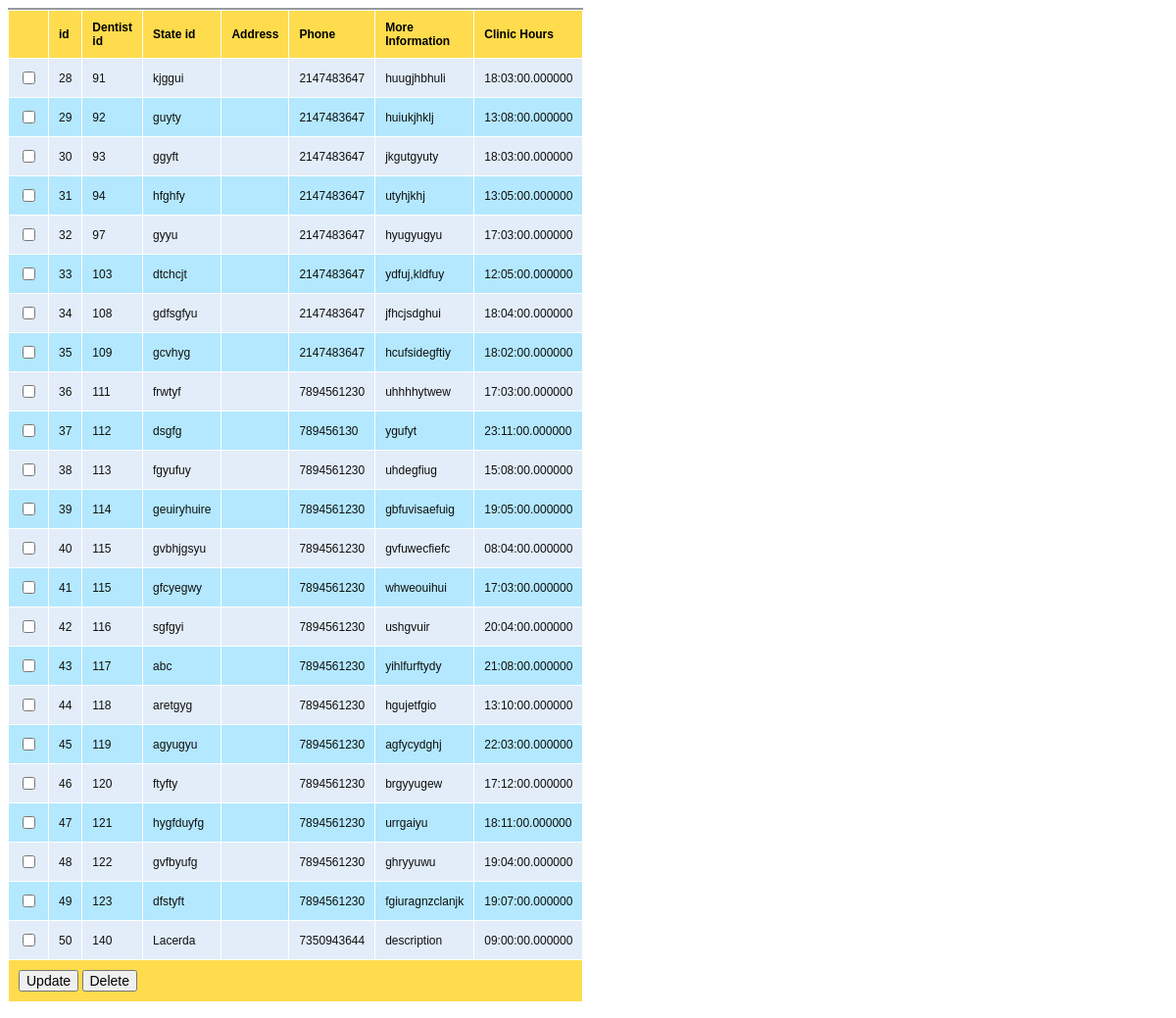
/clinic/list_user.php, run on the app's committed database.
### tables this page shows
CREATE TABLE `clinic` (
  `id` int(11) NOT NULL,
  `dentist_id` int(11) NOT NULL,
  `clinic_name` varchar(50) NOT NULL,
  `address` text NOT NULL,
  `phone` varchar(20) NOT NULL,
  `more_info` varchar(255) NOT NULL,
  `clinic_hours` time(6) NOT NULL
);

### clinic/list_user.php (the view, shortened to what this page needs)
<?php
$conn = mysqli_connect("localhost","root","");
mysqli_select_db($conn,"dentist_management");
$result = mysqli_query($conn,"SELECT * FROM clinic");
?>
<html>
<head>
<link rel="stylesheet" type="text/css" href="../styles.css" />
</head>
<body>
<form name="frmUser" method="post" action="">
<div style="width:500px;">
<table border="0" cellpadding="10" cellspacing="1" width="500" class="tblListForm">
<tr class="listheader">
<td></td>
		<td>id</td>
		<td>Dentist id</td>
		<td>State id</td>
		<td>Address</td>
		<td>Phone</td>
		<td>More Information</td>
		<td>Clinic Hours</td>
</tr>
<?php
$i=0;
while($row = mysqli_fetch_array($result)) {
if($i%2==0)
$classname="evenRow";
else
$classname="oddRow";
?>
<tr class="<?php if(isset($classname)) echo $classname;?>">
	<td><input type="checkbox" name="clinic[]" value="<?php echo $row["id"]; ?>" ></td>
	<td><?php echo $row["id"]; ?></td>
	<td><?php echo $row["dentist_id"]; ?></td>
	<td><?php echo $row["clinic_name"]; ?></td>
	<td><?php echo $row["address"]; ?></td>
	<td><?php echo $row["phone"]; ?></td>
	<td><?php echo $row["more_info"]; ?></td>
	<td><?php echo $row["clinic_hours"]; ?></td>
</tr>
<?php
$i++;
}
?>
<tr class="listheader">
	<td colspan="12">
		<input type="button" name="update" value="Update" onClick="setUpdateAction();" />
		<input type="button" name="delete" value="Delete"  onClick="setDeleteAction();" />
	</td>
</tr>
</table>
</form>
</body></html>

### styles.css (style rules this page uses)
body { font-family:Arial; }
input { font-family:Arial; font-size:14px; }
.evenRow { background-color: #E2EDF9; font-size:12px; color:#101010; }
.oddRow { background-color: #B3E8FF; font-size:12px; color:#101010; }
.tblListForm { border-top:2px #999999 solid; }
.listheader { background-color: #fedc4d; font-size:12px; font-weight:bold; }

### data on the page
clinic: id "28", dentist "91", clinic_name "kjggui", phone "2147483647", more_info "huugjhbhuli", clinic_hours "18:03:00.000000"
clinic: id "29", dentist "92", clinic_name "guyty", phone "2147483647", more_info "huiukjhklj", clinic_hours "13:08:00.000000"
clinic: id "30", dentist "93", clinic_name "ggyft", phone "2147483647", more_info "jkgutgyuty", clinic_hours "18:03:00.000000"
clinic: id "31", dentist "94", clinic_name "hfghfy", phone "2147483647", more_info "utyhjkhj", clinic_hours "13:05:00.000000"
clinic: id "32", dentist "97", clinic_name "gyyu", phone "2147483647", more_info "hyugyugyu", clinic_hours "17:03:00.000000"
clinic: id "33", dentist "103", clinic_name "dtchcjt", phone "2147483647", more_info "ydfuj,kldfuy", clinic_hours "12:05:00.000000"
clinic: id "34", dentist "108", clinic_name "gdfsgfyu", phone "2147483647", more_info "jfhcjsdghui", clinic_hours "18:04:00.000000"
clinic: id "35", dentist "109", clinic_name "gcvhyg", phone "2147483647", more_info "hcufsidegftiy", clinic_hours "18:02:00.000000"
clinic: id "36", dentist "111", clinic_name "frwtyf", phone "7894561230", more_info "uhhhhytwew", clinic_hours "17:03:00.000000"
clinic: id "37", dentist "112", clinic_name "dsgfg", phone "789456130", more_info "ygufyt", clinic_hours "23:11:00.000000"
clinic: id "38", dentist "113", clinic_name "fgyufuy", phone "7894561230", more_info "uhdegfiug", clinic_hours "15:08:00.000000"
clinic: id "39", dentist "114", clinic_name "geuiryhuire", phone "7894561230", more_info "gbfuvisaefuig", clinic_hours "19:05:00.000000"
clinic: id "40", dentist "115", clinic_name "gvbhjgsyu", phone "7894561230", more_info "gvfuwecfiefc", clinic_hours "08:04:00.000000"
clinic: id "41", dentist "115", clinic_name "gfcyegwy", phone "7894561230", more_info "whweouihui", clinic_hours "17:03:00.000000"
clinic: id "42", dentist "116", clinic_name "sgfgyi", phone "7894561230", more_info "ushgvuir", clinic_hours "20:04:00.000000"
clinic: id "43", dentist "117", clinic_name "abc", phone "7894561230", more_info "yihlfurftydy", clinic_hours "21:08:00.000000"
clinic: id "44", dentist "118", clinic_name "aretgyg", phone "7894561230", more_info "hgujetfgio", clinic_hours "13:10:00.000000"
clinic: id "45", dentist "119", clinic_name "agyugyu", phone "7894561230", more_info "agfycydghj", clinic_hours "22:03:00.000000"
clinic: id "46", dentist "120", clinic_name "ftyfty", phone "7894561230", more_info "brgyyugew", clinic_hours "17:12:00.000000"
clinic: id "47", dentist "121", clinic_name "hygfduyfg", phone "7894561230", more_info "urrgaiyu", clinic_hours "18:11:00.000000"
clinic: id "48", dentist "122", clinic_name "gvfbyufg", phone "7894561230", more_info "ghryyuwu", clinic_hours "19:04:00.000000"
clinic: id "49", dentist "123", clinic_name "dfstyft", phone "7894561230", more_info "fgiuragnzclanjk", clinic_hours "19:07:00.000000"
clinic: id "50", dentist "140", clinic_name "Lacerda", phone "7350943644", more_info "description", clinic_hours "09:00:00.000000"
